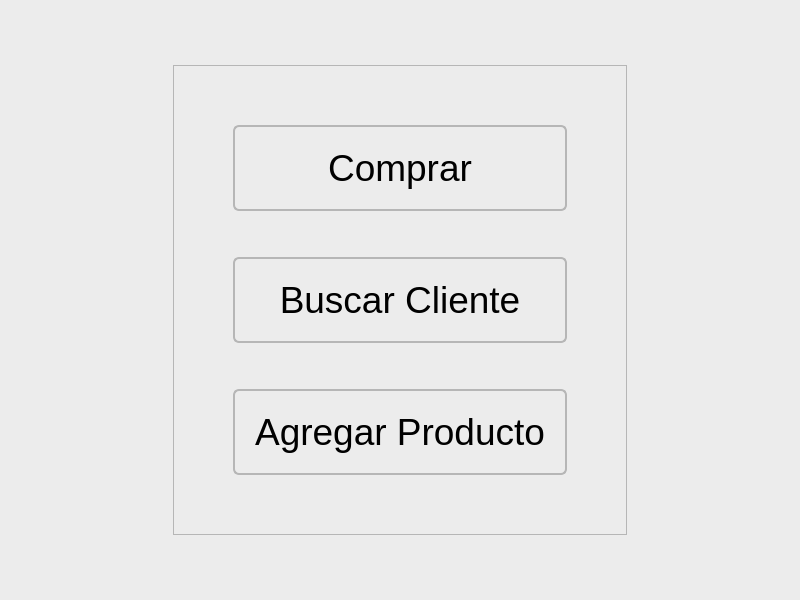
<?xml version="1.0" encoding="UTF-8"?>
<ui version="4.0">
 <class>Main_Menu</class>
 <widget class="QMainWindow" name="Main_Menu">
  <property name="geometry">
   <rect>
    <x>0</x>
    <y>0</y>
    <width>800</width>
    <height>600</height>
   </rect>
  </property>
  <property name="cursor">
   <cursorShape>ArrowCursor</cursorShape>
  </property>
  <property name="windowTitle">
   <string>Administrador de Vivero</string>
  </property>
  <property name="statusTip">
   <string/>
  </property>
  <property name="autoFillBackground">
   <bool>false</bool>
  </property>
  <widget class="QWidget" name="centralwidget">
   <property name="styleSheet">
    <string notr="true">QWidget{
	background-color: rgb(236, 236, 236)
}</string>
   </property>
   <layout class="QVBoxLayout" name="verticalLayout_2">
    <property name="spacing">
     <number>0</number>
    </property>
    <property name="leftMargin">
     <number>0</number>
    </property>
    <property name="topMargin">
     <number>0</number>
    </property>
    <property name="rightMargin">
     <number>0</number>
    </property>
    <property name="bottomMargin">
     <number>0</number>
    </property>
    <item alignment="Qt::AlignHCenter|Qt::AlignVCenter">
     <widget class="QFrame" name="frame">
      <property name="sizePolicy">
       <sizepolicy hsizetype="Preferred" vsizetype="Preferred">
        <horstretch>0</horstretch>
        <verstretch>0</verstretch>
       </sizepolicy>
      </property>
      <property name="layoutDirection">
       <enum>Qt::LeftToRight</enum>
      </property>
      <property name="styleSheet">
       <string notr="true">QPushButton{
	padding: 20;
 	background-color: rgb(236, 236, 236);
	border: 2px solid rgb(182, 182, 182);
	border-radius: 6px;
}

QPushButton::hover{
	background-color: rgb(85, 170, 255);
	color: white;
	border-width: 2px;
	border-color: rgb(0, 4, 255);
}

QPushButton::pressed{
	background-color: rgb(0, 0, 127);
	color: gray;
}

QFrame{
	padding: 50;
}</string>
      </property>
      <property name="frameShape">
       <enum>QFrame::StyledPanel</enum>
      </property>
      <property name="frameShadow">
       <enum>QFrame::Raised</enum>
      </property>
      <layout class="QVBoxLayout" name="verticalLayout">
       <property name="sizeConstraint">
        <enum>QLayout::SetDefaultConstraint</enum>
       </property>
       <item>
        <widget class="QPushButton" name="buy">
         <property name="enabled">
          <bool>true</bool>
         </property>
         <property name="sizePolicy">
          <sizepolicy hsizetype="Minimum" vsizetype="Fixed">
           <horstretch>0</horstretch>
           <verstretch>0</verstretch>
          </sizepolicy>
         </property>
         <property name="font">
          <font>
           <pointsize>28</pointsize>
          </font>
         </property>
         <property name="cursor">
          <cursorShape>PointingHandCursor</cursorShape>
         </property>
         <property name="toolTip">
          <string>&lt;html&gt;&lt;head/&gt;&lt;body&gt;&lt;p&gt;Navega por nuestro stock&lt;/p&gt;&lt;/body&gt;&lt;/html&gt;</string>
         </property>
         <property name="statusTip">
          <string/>
         </property>
         <property name="whatsThis">
          <string>&lt;html&gt;&lt;head/&gt;&lt;body&gt;&lt;p&gt;&lt;br/&gt;&lt;/p&gt;&lt;/body&gt;&lt;/html&gt;</string>
         </property>
         <property name="styleSheet">
          <string notr="true"/>
         </property>
         <property name="text">
          <string>Comprar</string>
         </property>
        </widget>
       </item>
       <item>
        <spacer name="verticalSpacer_2">
         <property name="orientation">
          <enum>Qt::Vertical</enum>
         </property>
         <property name="sizeHint" stdset="0">
          <size>
           <width>20</width>
           <height>40</height>
          </size>
         </property>
        </spacer>
       </item>
       <item>
        <widget class="QPushButton" name="search_id">
         <property name="font">
          <font>
           <pointsize>28</pointsize>
          </font>
         </property>
         <property name="cursor">
          <cursorShape>PointingHandCursor</cursorShape>
         </property>
         <property name="toolTip">
          <string>&lt;html&gt;&lt;head/&gt;&lt;body&gt;&lt;p&gt;Busca a un cliente por su cédula&lt;/p&gt;&lt;/body&gt;&lt;/html&gt;</string>
         </property>
         <property name="text">
          <string>Buscar Cliente</string>
         </property>
        </widget>
       </item>
       <item>
        <spacer name="verticalSpacer">
         <property name="orientation">
          <enum>Qt::Vertical</enum>
         </property>
         <property name="sizeHint" stdset="0">
          <size>
           <width>20</width>
           <height>40</height>
          </size>
         </property>
        </spacer>
       </item>
       <item>
        <widget class="QPushButton" name="add_product">
         <property name="sizePolicy">
          <sizepolicy hsizetype="Preferred" vsizetype="Fixed">
           <horstretch>0</horstretch>
           <verstretch>0</verstretch>
          </sizepolicy>
         </property>
         <property name="sizeIncrement">
          <size>
           <width>0</width>
           <height>0</height>
          </size>
         </property>
         <property name="font">
          <font>
           <pointsize>28</pointsize>
          </font>
         </property>
         <property name="cursor">
          <cursorShape>PointingHandCursor</cursorShape>
         </property>
         <property name="mouseTracking">
          <bool>false</bool>
         </property>
         <property name="tabletTracking">
          <bool>false</bool>
         </property>
         <property name="contextMenuPolicy">
          <enum>Qt::NoContextMenu</enum>
         </property>
         <property name="toolTip">
          <string>&lt;html&gt;&lt;head/&gt;&lt;body&gt;&lt;p&gt;Añade un producto a la base de datos&lt;/p&gt;&lt;/body&gt;&lt;/html&gt;</string>
         </property>
         <property name="styleSheet">
          <string notr="true"/>
         </property>
         <property name="text">
          <string>Agregar Producto</string>
         </property>
         <property name="autoRepeat">
          <bool>false</bool>
         </property>
         <property name="autoDefault">
          <bool>false</bool>
         </property>
         <property name="default">
          <bool>false</bool>
         </property>
         <property name="flat">
          <bool>false</bool>
         </property>
        </widget>
       </item>
      </layout>
     </widget>
    </item>
   </layout>
  </widget>
 </widget>
 <resources/>
 <connections/>
</ui>
